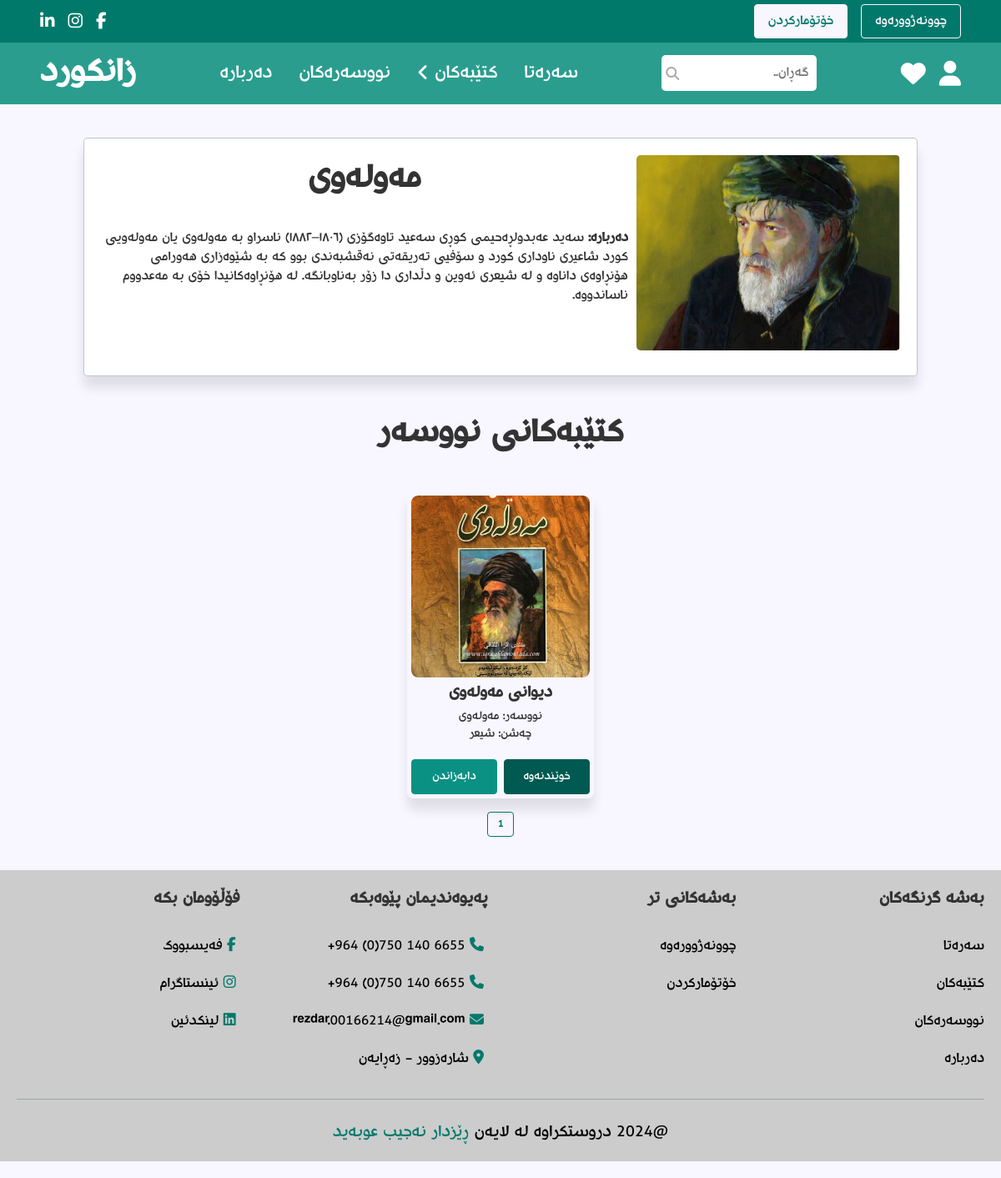
/author_details.php?id=14, run on the app's committed database.
### tables this page shows
CREATE TABLE `authors` (
  `id` int(11) NOT NULL,
  `name` varchar(255) NOT NULL,
  `image` varchar(255) NOT NULL,
  `description` varchar(1000) NOT NULL
);

CREATE TABLE `books` (
  `id` int(11) NOT NULL,
  `name` varchar(25) NOT NULL,
  `author` varchar(25) NOT NULL,
  `image` varchar(100) NOT NULL,
  `file` varchar(100) NOT NULL,
  `category` varchar(25) NOT NULL,
  `description` varchar(1000) NOT NULL
);

### author_details.php (the view, shortened to what this page needs)
<?php
require_once 'config.php';
?>
<!DOCTYPE html>
<html lang="ckb" dir="rtl">
<head>
  <link rel="stylesheet" href="css/styles.css">
  <link rel="stylesheet" href="css/header_style.css">
  <link rel="stylesheet" href="css/footer_styles.css">
</head>
<body>
  <?php
  require_once 'header.php';
  $selected_id = $_GET['id'];
  $select_author = mysqli_query($conn, "SELECT * FROM authors WHERE id = $selected_id") or die("Failed to select author");
  $author_details = mysqli_fetch_assoc($select_author);
  ?>
  <section class="author-details">
    <div class="author-details-container">
      <h1 class="title"><?php echo $author_details['name']; ?></h1>
      <div class="image">
        <?php echo '<img src="admin/uploaded_image/' . $author_details['image'] . '" alt="">' ?>
      </div>
      <div class="details">
        <p><b>دەربارە:</b> <?php echo $author_details['description'] ?></p>
      </div>
    </div>
  </section>
  <h3 class="title">کتێبەکانی نووسەر</h3>
  <?php
  require_once 'template.php';
  showAllBoxes(
    'books',
    "SELECT * FROM `books`
    WHERE
    author = (
          SELECT name FROM authors
          WHERE id = $selected_id)",
    "book_details.php"
  );
  ?>
  <?php require_once 'footer.php'; ?>
</body>
</html>

### template.php (shortened to what this page needs)
<?php
function showAllBoxes($tableName, $query, $relatedFile)
{ ?>
  <section class="all-books">
    <?php
    require 'config.php';
    $select_all_rows = mysqli_query($conn, $query) or die('query failed');
    $totalBoxes = mysqli_num_rows($select_all_rows);
    $boxesPerPage = 10;
    $totalPages = ceil($totalBoxes / $boxesPerPage);
    $page = isset($_GET['page']) ? $_GET['page'] : 1;
    $page = max(1, $page);
    $offset = ($page - 1) * $boxesPerPage;
    $select_current_boxes = mysqli_query($conn, "$query LIMIT $offset, $boxesPerPage") or die('query failed');
    ?>
    <div class='box-container'>
      <?php
      if ($totalBoxes > 0) {
        while ($currentBoxes = mysqli_fetch_assoc($select_current_boxes)) {
      ?>
          <div class='box'>
            <div class="image">
              <?php if (!isset($_SESSION['user_type']) || (isset($_SESSION['user_type']) && $_SESSION['user_type'] == 'user')) { ?>
                <a href="<?php echo $relatedFile; ?>?id=<?php echo $currentBoxes['id'] ?>">
                  <img src='<?php echo "admin/uploaded_image/" . $currentBoxes['image']; ?>' alt="">
                </a>
              <?php } else { ?>
                <img src='<?php echo "uploaded_image/" . $currentBoxes['image']; ?>' alt="">
              <?php } ?>
            </div>
            <div class="text">
              <p><?php echo $currentBoxes['name'] ?></p>
              <?php if ($tableName == 'books') { ?>
                <p><?php echo "نووسەر: " . $currentBoxes['author'] ?></p>
                <p><?php echo "چەشن: " . $currentBoxes['category'] ?></p>
              <?php } ?>
            </div>
            <?php if (!($tableName == 'authors')) { ?>
              <div class="buttons">
                <?php if (!isset($_SESSION['user_type']) || (isset($_SESSION['user_type']) && $_SESSION['user_type'] == 'user')) { ?>
                  <a href="<?php echo "admin/uploaded_files/" . $currentBoxes['file']; ?>" class="reading-button" target="_blank">خوێندنەوە</a>
                  <a href="<?php echo $currentBoxes['file']; ?>" download class="download-button">دابەزاندن</a>
                <?php } else if (isset($_SESSION['user_type']) && $_SESSION['user_type'] == 'admin') { ?>
                  <a href="<?php echo $tableName . '.php?update=' . $currentBoxes['id']; ?>" class="edit-button">دەستکاریکردن</a>
                  <a href="<?php echo $tableName . '.php?delete=' . $currentBoxes['id']; ?>" class="delete-button" onclick="return confirm('Are You Sure?')">سڕینەوە</a>
                <?php } ?>
              </div>
              <?php } ?>
          </div>
      <?php
        }
      }
      ?>
    </div>
    <div class='pagination'>
      <?php
      if ($totalPages > 0) {
        if ($page == 1) {
          echo "<span class='current'>1 </span>";
        } else {
          echo "<a href='" . $tableName . ".php?page=1'>1</a> ";
        }
      }
      ?>
    </div>
  </section>
<?php } ?>

### css/styles.css (style rules this page uses)
:root { --base-font-size: 10px; --primary-color: #00796b; --secondary-color: #2a9d8f; --background-color: #f8f6ff; --gray-color: #aaaaaa; --light-gray: #cccccc; --text-color: #333333; --border: 0.16rem solid rgba(38, 70, 83, 0.3); --border-hover: 0.16rem solid var(--text-color); --box-shadow: 0 1.4rem 1.4rem rgb(0, 0, 0, 0.1); }
* { font-family: rudaw, sans-serif; margin: 0; padding: 0; box-sizing: border-box; outline: none; border: none; text-decoration: none; scroll-behavior: smooth; }
*:first-letter { text-transform: uppercase; }
html { font-size: var(--base-font-size); }
body { background-color: var(--background-color); }
section { padding: 2rem; margin: 2rem 0; background-color: var(--background-color); }
.title { text-align: center; margin-bottom: 2rem; text-transform: uppercase; color: var(--text-color); font-size: 4rem; }
.primary-button, .download-button, .cancel-button, .add-button, .delete-button, .edit-button, .promote-button, .demote-button, .read-message-button, .save-button, .reading-button { display: inline-block; color: white; padding: 0.8rem 1.6rem; font-size: 1.6rem; text-decoration: none; text-align: center; border-radius: 0.4rem; cursor: pointer; transition: background-color 0.3s, color 0.3s, border-color 0.3s; }
.download-button { background-color: #0a9184; border: 0.16rem solid #0a9184; }
.reading-button { background-color: #005a51; border: 0.16rem solid #005a51; }
.box-container { max-width: 1200px; margin: 0 auto; display: grid; grid-template-columns: repeat(auto-fit, 22.4rem); gap: 2rem; justify-content: center; }
.box { height: 36.8rem; border-radius: 0.8rem; padding: 0.48rem; box-shadow: var(--box-shadow); text-align: center; display: flex; flex-direction: column; justify-content: space-between; }
.box .image { width: 100%; height: 65%; border-radius: 0.8rem; position: relative; overflow: hidden; }
.box .image img { width: 100%; height: 100%; border-radius: 0.8rem; object-fit: cover; }
.box .text { display: flex; flex-direction: column; margin-top: 0.5rem; margin-bottom: 1rem; }
.box .text p { color: var(--text-color); font-size: 1.44rem; }
.box .text p:first-child { font-weight: 700; font-size: 1.92rem; margin-bottom: 0.32rem; }
.box .buttons { display: flex; justify-content: space-between; margin-top: 0.8rem; column-gap: 0.8rem; margin-top: 1rem; }
.box .buttons a { width: 100%; font-size: 1.4rem; padding: 1rem; }
.pagination { display: flex; justify-content: center; margin-top: 1.6rem; }
.pagination a, .pagination span { display: inline-block; font-size: 1.2rem; padding: 0.56rem 1.2rem; margin: 0 0.32rem; color: var(--text-color); border: var(--border); border-radius: 0.4rem; text-decoration: none; text-align: center; }
.pagination .current { font-size: 1.2rem; font-weight: bold; color: var(--primary-color); border: 0.16rem solid var(--primary-color); cursor: pointer; }
.book-details, .author-details { display: flex; justify-content: center; align-items: center; }
.book-details-container, .author-details-container { max-width: 1000px; background-color: white; border: var(--border); box-shadow: var(--box-shadow); border-radius: 0.5rem; padding: 2rem; display: grid; grid-template-columns: 1fr 2fr; grid-template-rows: auto 1fr auto; gap: 1rem; }
.book-details-container .image, .author-details-container .image { width: 100%; height: 100%; grid-column: 1; grid-row: 1 / 3; }
.book-details-container .image img, .author-details-container .image img { width: 100%; height: 100%; border-radius: 0.5rem; }
.book-details-container .title, .author-details-container .title { grid-column: 2; grid-row: 1; }
.book-details-container .details, .author-details-container .details { grid-column: 2; grid-row: 2 / 4; }
.book-details-container .details p, .author-details-container .details p { font-size: 1.6rem; color: var(--text-color); margin-bottom: 0.8rem; }

### css/header_style.css (style rules this page uses)
* { margin: 0; padding: 0; box-sizing: border-box; border: none; outline: none; text-decoration: none; scroll-behavior: smooth; }

### data on the page
authors: name "مەولەوی", image (picture), description "سەید عەبدولڕەحیمی کوڕی سەعید تاوەگۆزی (١٨٠٦–١٨٨٢) ناسراو بە مەولەوی یان مەولەویی کورد شاعیری ناوداری کورد و سۆفیی تەریقەتی نەقشبەندی بوو کە بە شێوەزاری ھەورامی ھۆنڕاوەی داناوە و لە شیعری ئەوین و دڵداری دا زۆر بەناوبانگە. لە ھۆنڕاوەکانیدا خۆی بە مەعدووم ناساندووە."
books: image (picture), name "دیوانی مەولەوی", author "مەولەوی", category "شیعر"
